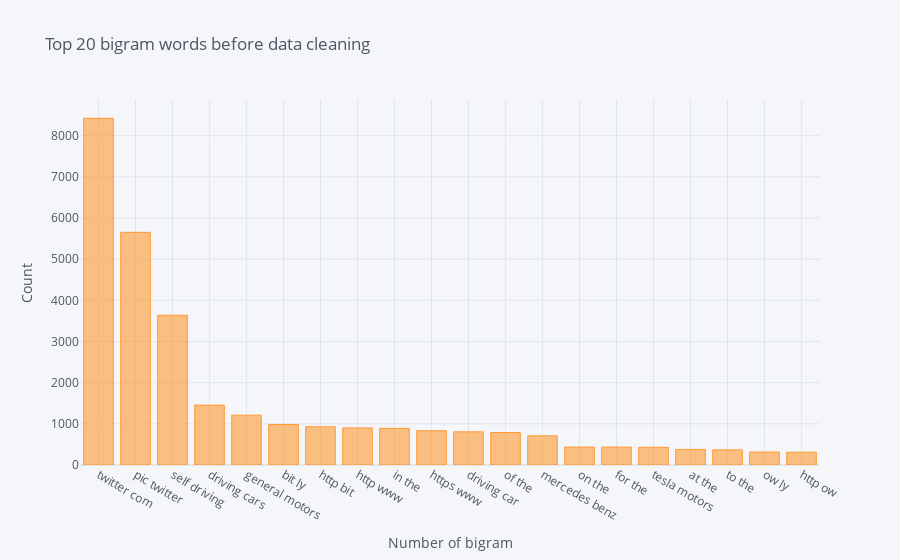

Write notebook code for a chart like this one.
### Code cell
# ploting 
df_bigram.iplot(kind='bar',xTitle='Number of bigram', yTitle='Count',
                title='Top 20 bigram words before data cleaning')

### Figure 1 — Plotly figure (JSON) as saved in the notebook; plotly's stock layout.template omitted (floating-point values rounded to 4 significant figures)
{"data": [{"marker": {"color": "rgba(255, 153, 51, 0.6)", "line": {"color": "rgba(255, 153, 51, 1.0)", "width": 1}}, "name": "count", "orientation": "v", "text": "", "type": "bar", "x": ["twitter com", "pic twitter", "self driving", "driving cars", "general motors", "bit ly", "http bit", "http www", "in the", "https www", "driving car", "of the", "mercedes benz", "on the", "for the", "tesla motors", "at the", "to the", "ow ly", "http ow"], "y": [8425, 5653, 3638, 1455, 1211, 983, 929, 901, 891, 834, 806, 789, 709, 436, 435, 430, 378, 368, 315, 310]}], "layout": {"legend": {"bgcolor": "#F5F6F9", "font": {"color": "#4D5663"}}, "paper_bgcolor": "#F5F6F9", "plot_bgcolor": "#F5F6F9", "title": {"font": {"color": "#4D5663"}, "text": "Top 20 bigram words before data cleaning"}, "xaxis": {"gridcolor": "#E1E5ED", "showgrid": true, "tickfont": {"color": "#4D5663"}, "title": {"font": {"color": "#4D5663"}, "text": "Number of bigram"}, "zerolinecolor": "#E1E5ED"}, "yaxis": {"gridcolor": "#E1E5ED", "showgrid": true, "tickfont": {"color": "#4D5663"}, "title": {"font": {"color": "#4D5663"}, "text": "Count"}, "zerolinecolor": "#E1E5ED"}}}
